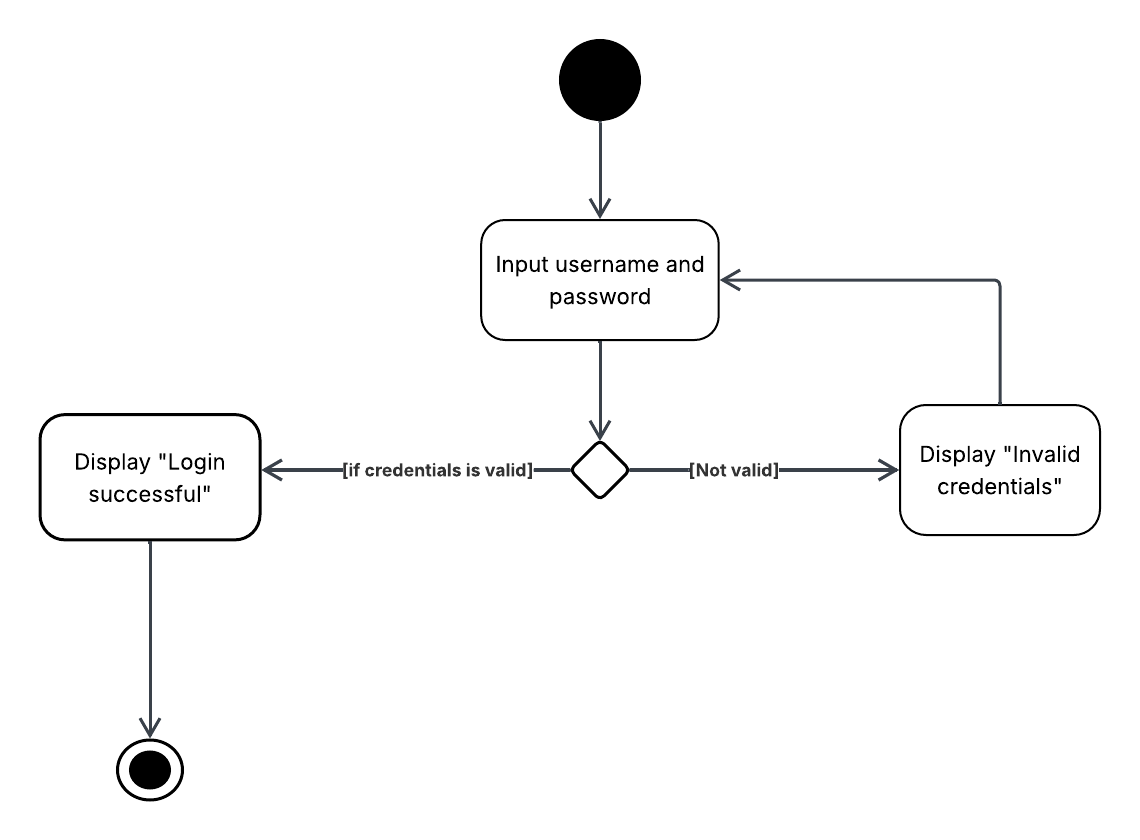
#> input picture images/login.png, 1140 x 840 px, found by its file name
$ python comparison.py
#> lines starting #> are read from the running program, lines starting #| are printed output that depends on the picture; after the words box and inside, x2 and y2 are one past the last pixel; in counts of white or black regions, pixels touching at a corner belong together
import cv2
import numpy as np
import matplotlib.pyplot as plt

# Load image
image = cv2.imread("./images/login.png")  # replace with your image
#> image is the input picture: shape (840, 1140, 3); mean B, G, R 249.4, 249.4, 249.4
gray = cv2.cvtColor(image, cv2.COLOR_BGR2GRAY)

# 1. Threshold to get binary image
_, binary = cv2.threshold(gray, 127, 255, cv2.THRESH_BINARY_INV)
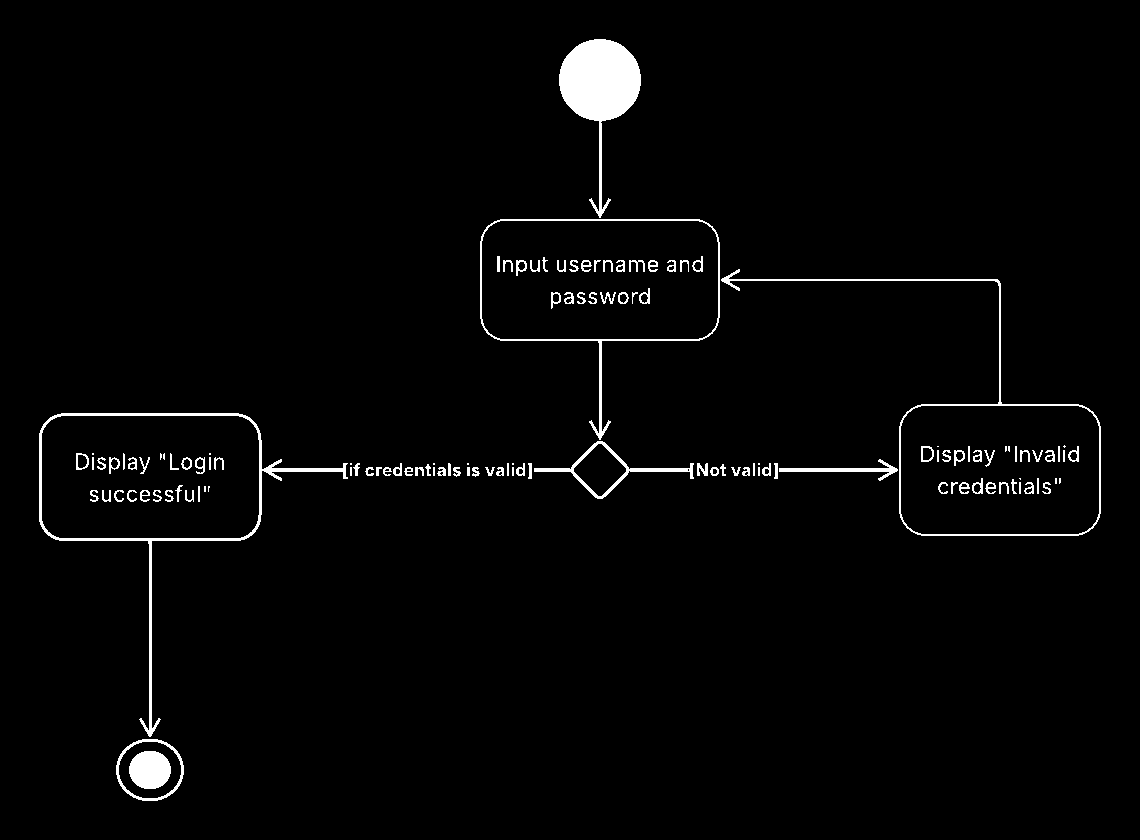
#> binary: shape (840, 1140); 2.2% white; 127 white regions (22 under 20 px), largest, box (x1, y1, x2, y2) and area: (559, 39, 641, 218) 5667, (39, 413, 348, 737) 3103, (721, 269, 1101, 536) 2145

# 2. Canny edge detection
edges = cv2.Canny(gray, 50, 150, apertureSize=3)
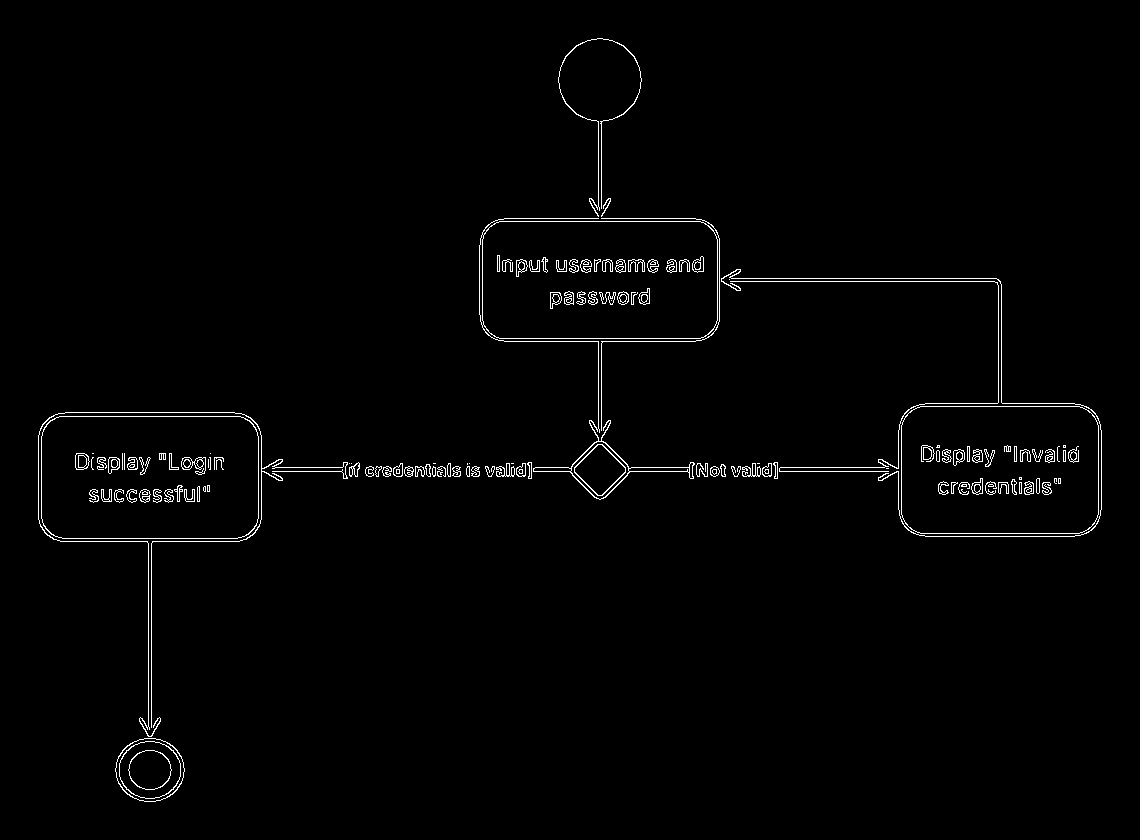
#> edges: shape (840, 1140); 1.4% white in thin lines or dots, all inside (x1, y1, x2, y2) = (38, 38, 1102, 802)

# Make copies for drawing
binary_result = image.copy()
canny_result = image.copy()

# --- Hough Line on binary image ---
lines_binary = cv2.HoughLines(binary, 1, np.pi/180, 2)
if lines_binary is not None:
    for rho, theta in lines_binary[:,0]:
        a, b = np.cos(theta), np.sin(theta)
        x0, y0 = a*rho, b*rho
        x1, y1 = int(x0 + 1000*(-b)), int(y0 + 1000*(a))
        x2, y2 = int(x0 - 1000*(-b)), int(y0 - 1000*(a))
        cv2.line(binary_result, (x1,y1), (x2,y2), (0,0,255), 2)
#> this loop made 18819 passes
#> (rho, theta, a, b, x0, y0, x1, y1) on passes 1 to 3: (468, 1.57, -4.37e-08, 1, -2.05e-05, 468, -1000, 467), (471, 1.57, -4.37e-08, 1, -2.06e-05, 471, -1000, 470), (465, 1.59, -0.0175, 1, -8.12, 464.9, -1007, 447)
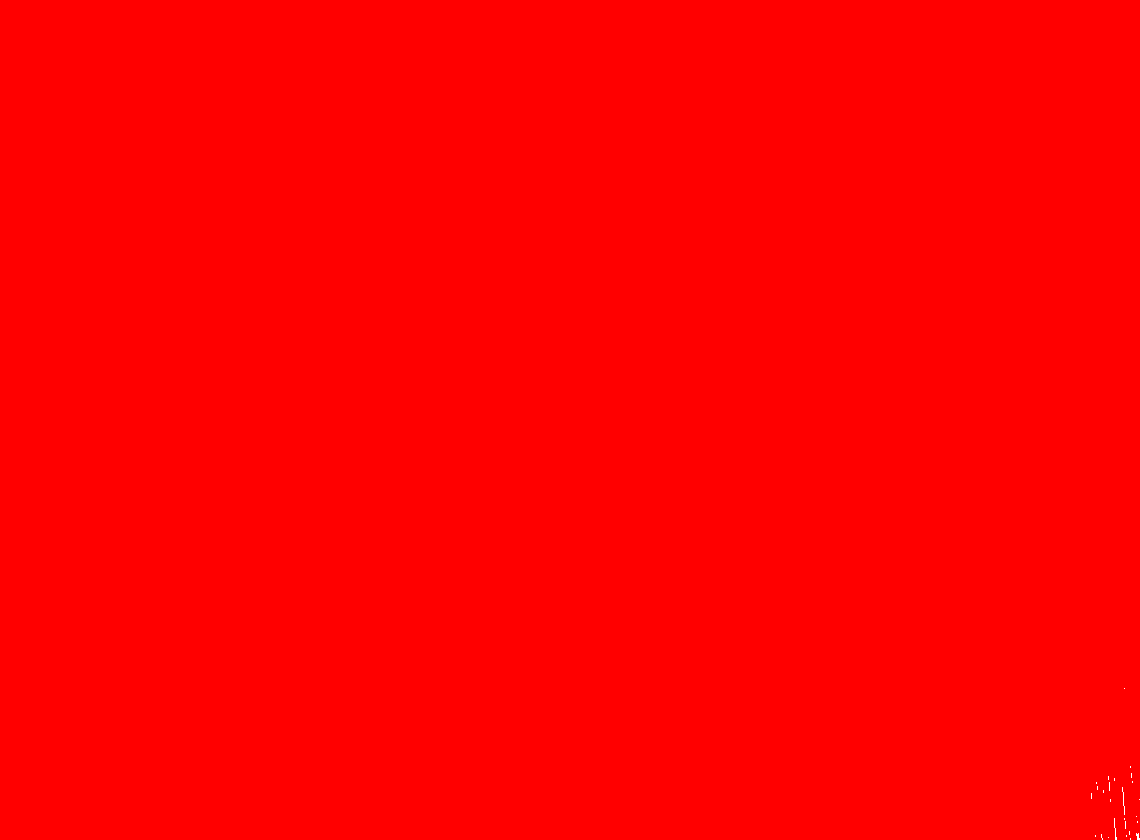
#> binary_result: shape (840, 1140, 3); mean B, G, R 0, 0, 255

# --- Hough Line on Canny edges ---
lines_canny = cv2.HoughLines(edges, 1, np.pi/180, 2)
if lines_canny is not None:
    for rho, theta in lines_canny[:,0]:
        a, b = np.cos(theta), np.sin(theta)
        x0, y0 = a*rho, b*rho
        x1, y1 = int(x0 + 1000*(-b)), int(y0 + 1000*(a))
        x2, y2 = int(x0 - 1000*(-b)), int(y0 - 1000*(a))
        cv2.line(canny_result, (x1,y1), (x2,y2), (0,255,0), 2)
#> this loop made 23537 passes
#> (rho, theta) on passes 29 to 31: (505, 1.52), (406, 1.57), (448, 1.61)
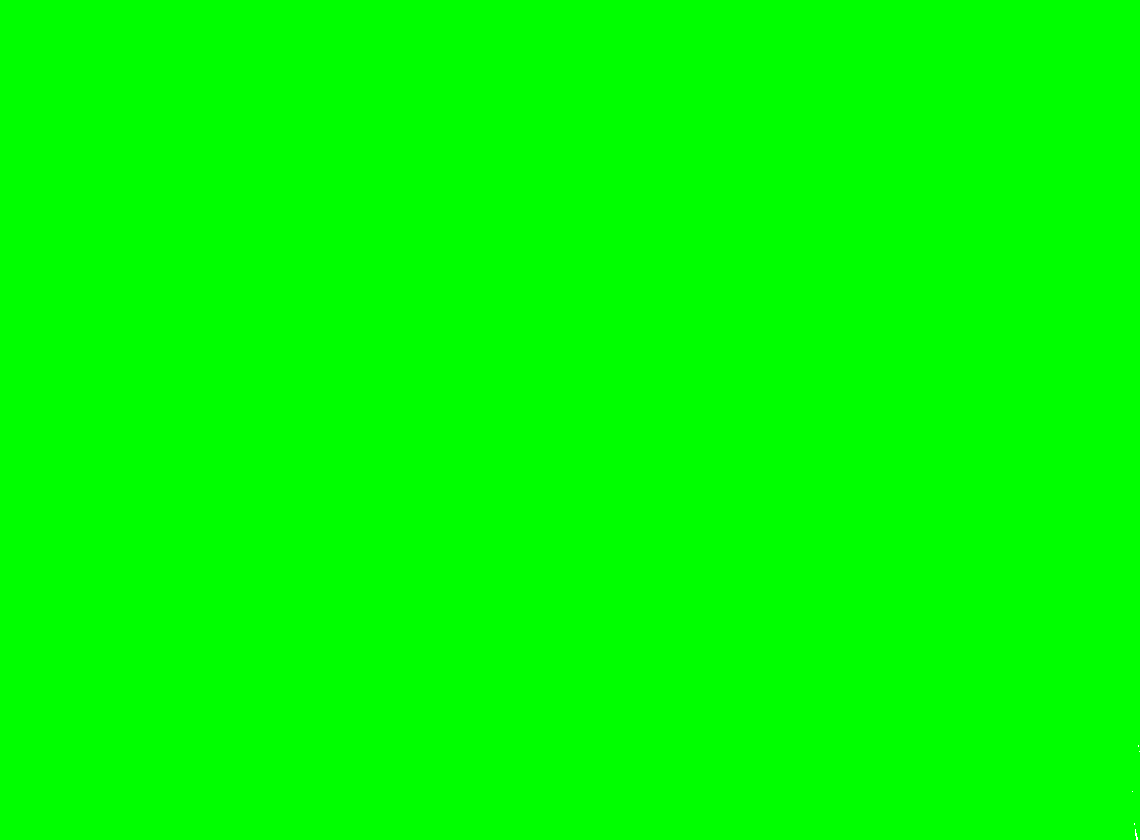
#> canny_result: shape (840, 1140, 3); mean B, G, R 0, 255, 0

# Convert to RGB for Matplotlib
binary_result_rgb = cv2.cvtColor(binary_result, cv2.COLOR_BGR2RGB)
canny_result_rgb = cv2.cvtColor(canny_result, cv2.COLOR_BGR2RGB)
binary_rgb = cv2.cvtColor(binary, cv2.COLOR_GRAY2RGB)
edges_rgb = cv2.cvtColor(edges, cv2.COLOR_GRAY2RGB)

# Plot results
plt.figure(figsize=(12, 8))

plt.subplot(2,2,1)
plt.imshow(binary_rgb)
plt.title("Binary Image")
plt.axis("off")

plt.subplot(2,2,2)
plt.imshow(binary_result_rgb)
plt.title("Hough on Binary")
plt.axis("off")

plt.subplot(2,2,3)
plt.imshow(edges_rgb)
plt.title("Canny Edges")
plt.axis("off")

plt.subplot(2,2,4)
plt.imshow(canny_result_rgb)
plt.title("Hough on Canny")
plt.axis("off")

plt.show()

$ run again, with images/act2.png copied over images/login.png
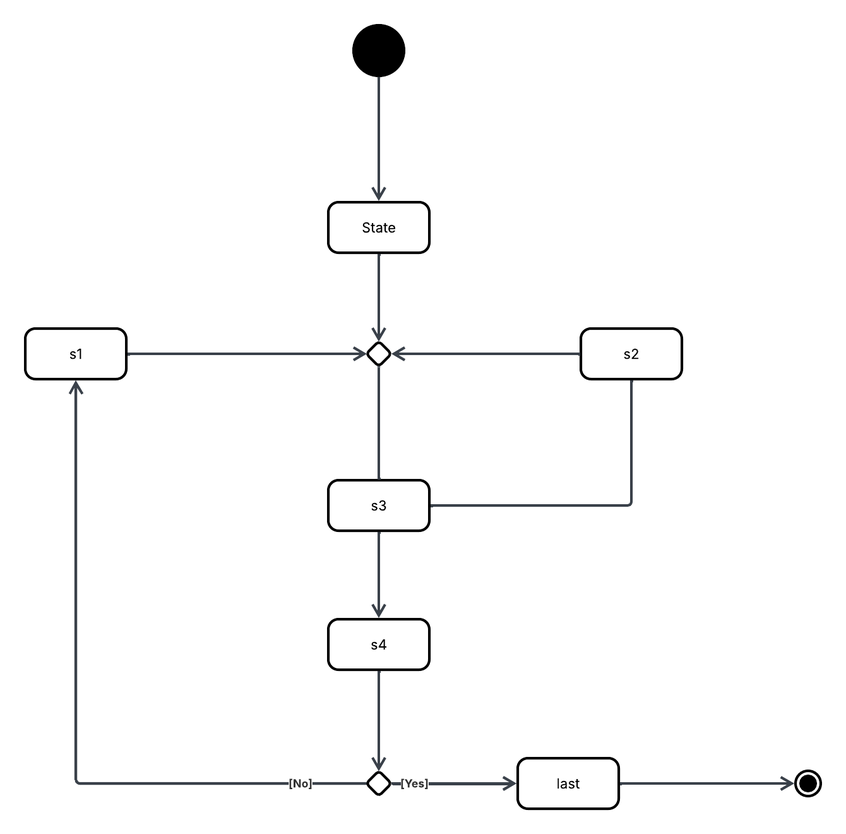
#> input picture images/act2.png, 846 x 834 px, shrunk from 1340 x 1320 before the run, found by its file name
#> image is the input picture: shape (834, 846, 3); mean B, G, R 250.4, 250.3, 250.3
#> `_, binary = cv2.threshold(gray, 127, 255, cv2.THRESH_BINARY_INV)`:
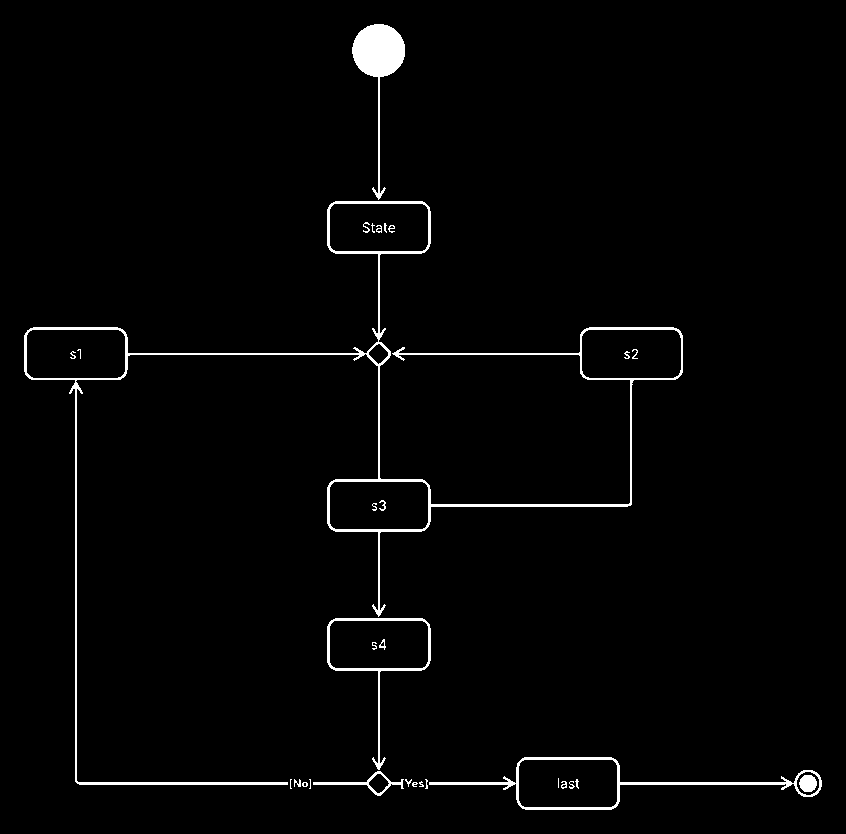
#> binary: shape (834, 846); 2% white; 31 white regions (8 under 20 px), largest, box (x1, y1, x2, y2) and area: (24, 201, 683, 785) 7245, (352, 24, 405, 200) 2508, (429, 757, 822, 810) 1904
#> `edges = cv2.Canny(gray, 50, 150, apertureSize=3)`:
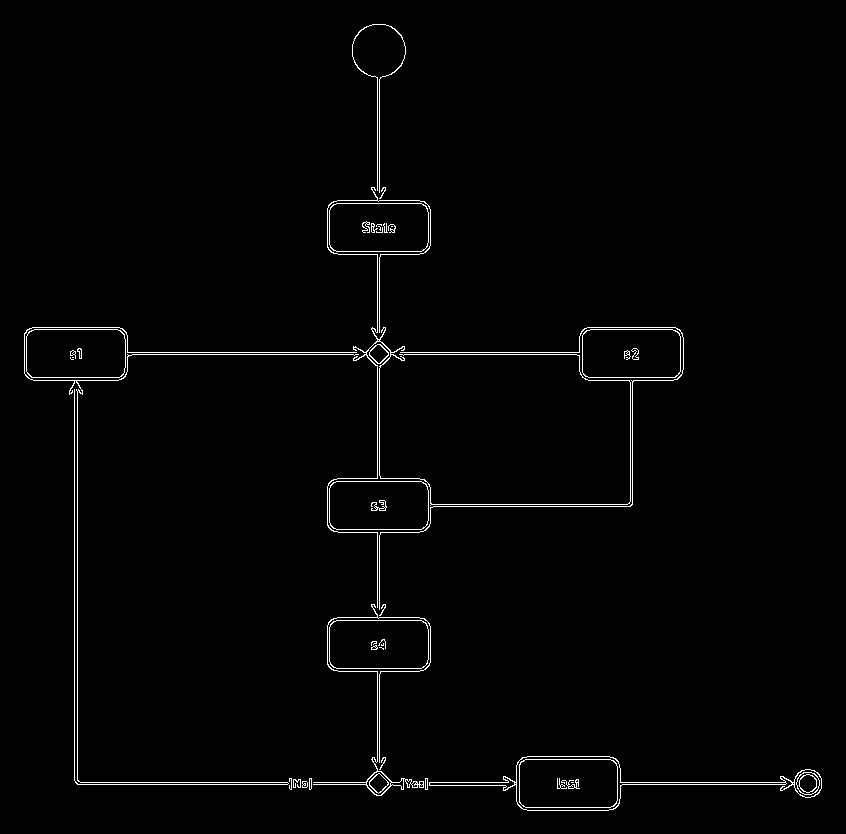
#> edges: shape (834, 846); 1.4% white in thin lines or dots, all inside (x1, y1, x2, y2) = (24, 24, 822, 811)
#> the loop `for rho, theta in lines_binary[:,0]:` made 17880 passes
#> (rho, theta, a, b, x0, y0, x1, y1) on passes 1 to 3: (782, 1.57, -4.37e-08, 1, -3.42e-05, 782, -1000, 781), (379, 0, 1, 0, 379, 0, 379, 1000), (353, 1.57, -4.37e-08, 1, -1.54e-05, 353, -1000, 352)
#> the loop `for rho, theta in lines_canny[:,0]:` made 19777 passes
#> (rho, theta) on passes 29 to 31: (357, 1.55), (349, 1.59), (795, 1.55)

$ run again, with images/actWithActor.png copied over images/login.png
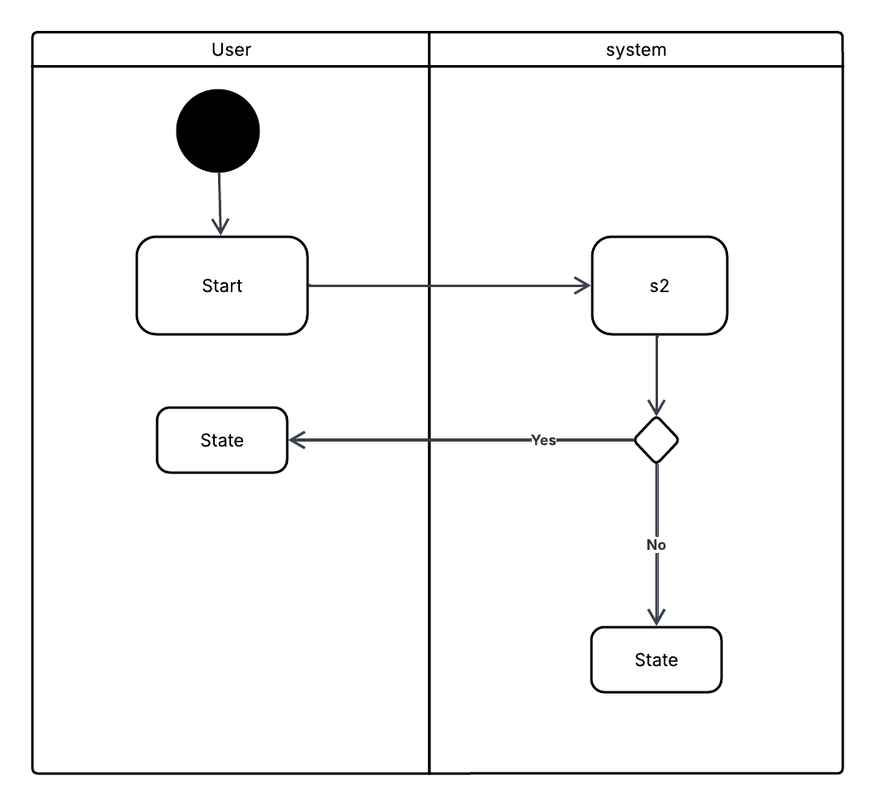
#> input picture images/actWithActor.png, 876 x 806 px, shrunk from 1077 x 991 before the run, found by its file name
#> image is the input picture: shape (806, 876, 3); mean B, G, R 246, 245.9, 245.9
#> `_, binary = cv2.threshold(gray, 127, 255, cv2.THRESH_BINARY_INV)`:
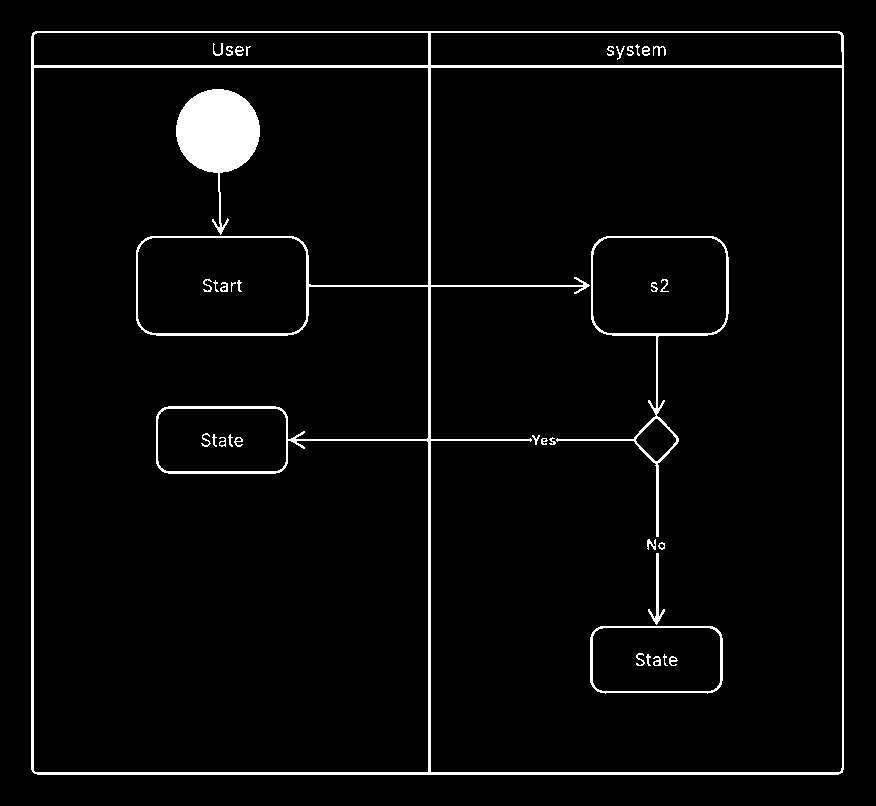
#> binary: shape (806, 876); 3.7% white; 37 white regions (1 under 20 px), largest, box (x1, y1, x2, y2) and area: (31, 31, 844, 775) 15790, (176, 89, 260, 235) 5721, (556, 236, 729, 537) 2003
#> `edges = cv2.Canny(gray, 50, 150, apertureSize=3)`:
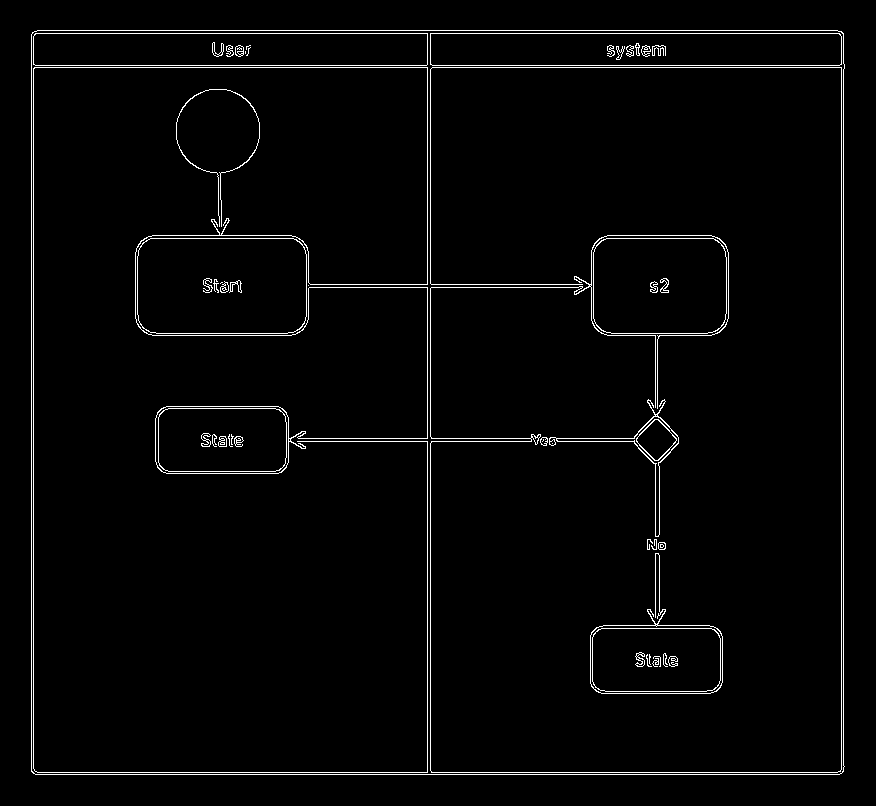
#> edges: shape (806, 876); 2.4% white in thin lines or dots, all inside (x1, y1, x2, y2) = (31, 30, 845, 775)
#> the loop `for rho, theta in lines_binary[:,0]:` made 24939 passes
#> (rho, theta, a, b, x0, y0, x1, y1) on passes 1 to 3: (65, 1.57, -4.37e-08, 1, -2.84e-06, 65, -1000, 64), (772, 1.57, -4.37e-08, 1, -3.37e-05, 772, -1000, 771), (32, 1.57, -4.37e-08, 1, -1.4e-06, 32, -1000, 31)
#> the loop `for rho, theta in lines_canny[:,0]:` made 26342 passes
#> (rho, theta) on passes 29 to 31: (70, 1.55), (406, 1.57), (-423, 3.12)
